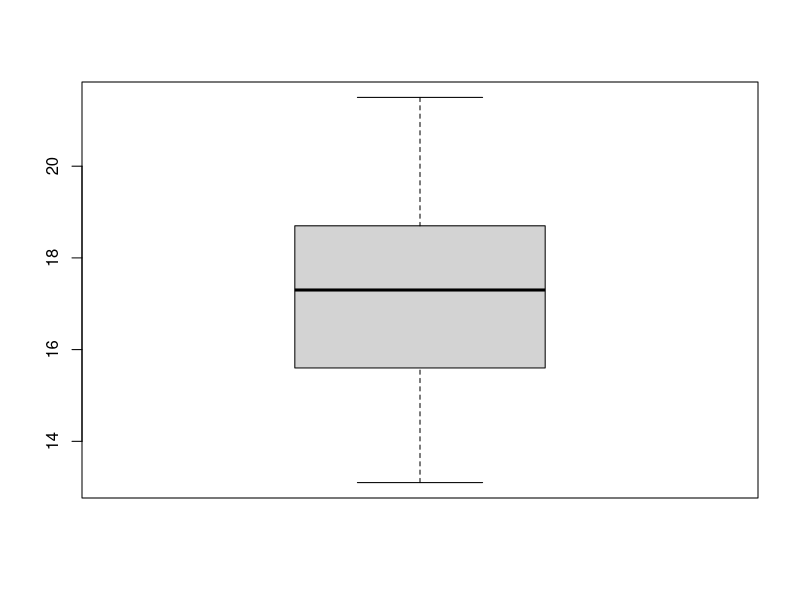
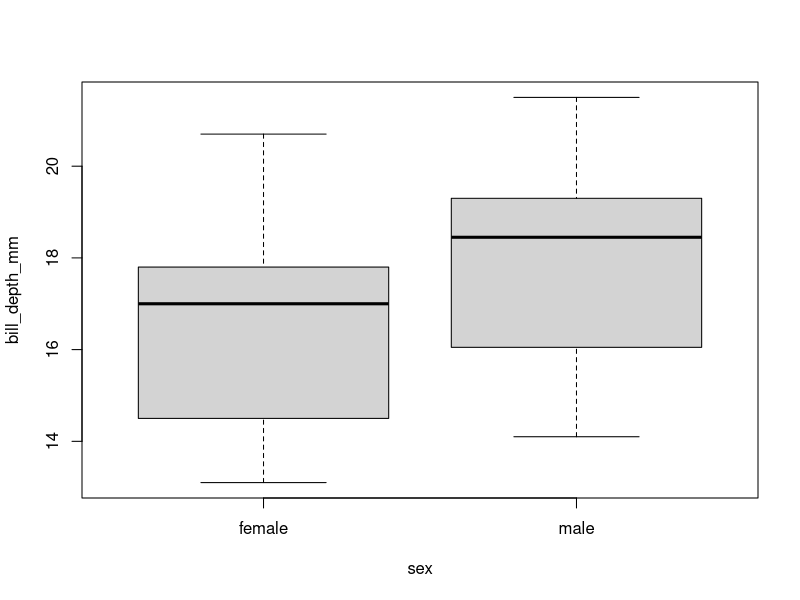
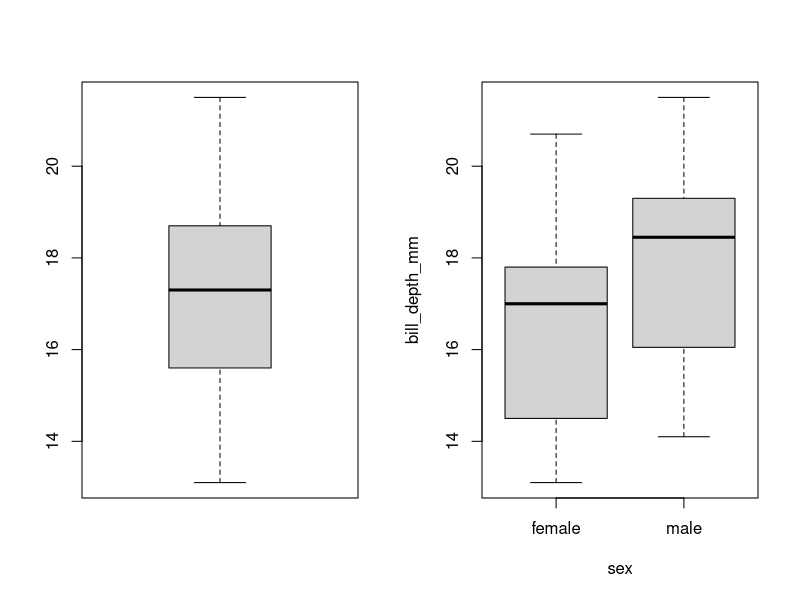
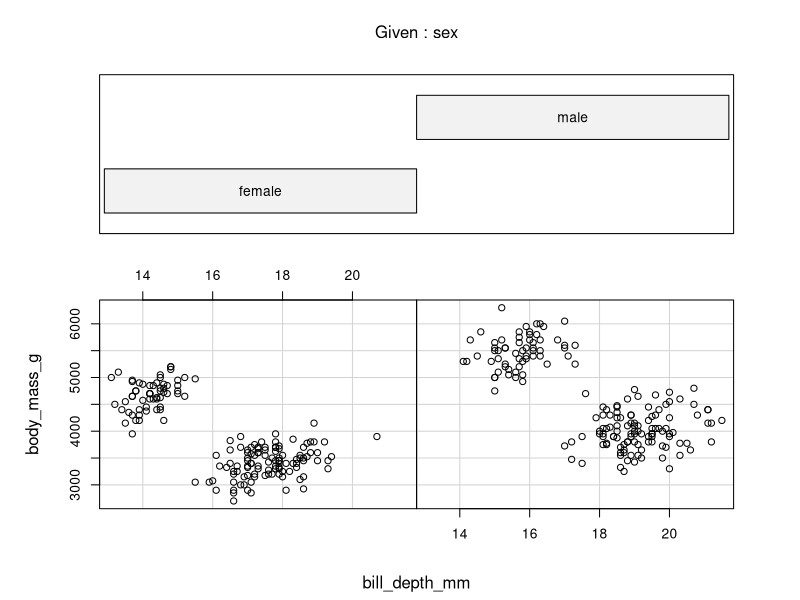

These charts were generated, in order, by the following R code:
## ---- chunk 1
knitr::opts_chunk$set(echo = TRUE)
## ---- chunk 2
#INSTALL

install.packages("palmerpenguins")
install.packages("here")

require(palmerpenguins)
require(here)

#PREPARE DATASET

penguins
class(penguins)


penguins = data.frame(penguins)



#DATA EXPLORATION
  #NUMERICAL EXPLORATION
    #MEAN

mean(penguins$body_mass_g)

head(penguins$body_mass_g)

mean(penguins$body_mass_g, na.rm = TRUE)



summary(penguins)




    #GRAPHICAL EXPLORATION

#BOXPLOT

boxplot(penguins$bill_depth_mm)

boxplot(bill_depth_mm ~ sex, data = penguins)


par(mfrow = c(1, 2))
boxplot(penguins$bill_depth_mm)
boxplot(bill_depth_mm ~ sex, data = penguins)


#COPLOT
coplot(body_mass_g ~ bill_depth_mm | sex, data = penguins)






